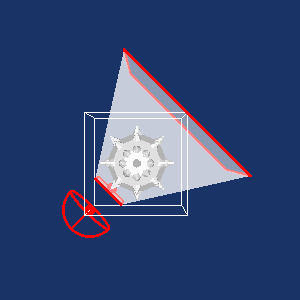

This chart was generated by the following Python code:
#!/usr/bin/env python
# Demonstrate vtkImplicitFrustumWidget clipping a mace geometry.

import vtkmodules.vtkInteractionStyle  # noqa: F401
import vtkmodules.vtkRenderingFreeType  # noqa: F401
import vtkmodules.vtkRenderingOpenGL2  # noqa: F401

from vtkmodules.vtkCommonDataModel import vtkFrustum
from vtkmodules.vtkFiltersCore import vtkAppendPolyData, vtkClipPolyData, vtkGlyph3D
from vtkmodules.vtkFiltersSources import vtkConeSource, vtkSphereSource
from vtkmodules.vtkInteractionWidgets import (
    vtkImplicitFrustumRepresentation,
    vtkImplicitFrustumWidget,
)
from vtkmodules.vtkRenderingCore import (
    vtkActor,
    vtkPolyDataMapper,
    vtkRenderWindow,
    vtkRenderWindowInteractor,
    vtkRenderer,
)

# Sources
sphere = vtkSphereSource()
cone_source = vtkConeSource()

# Filters
glyph = vtkGlyph3D()
glyph.SetInputConnection(sphere.GetOutputPort())
glyph.SetSourceConnection(cone_source.GetOutputPort())
glyph.SetVectorModeToUseNormal()
glyph.SetScaleModeToScaleByVector()
glyph.SetScaleFactor(0.25)
glyph.Update()

append_filter = vtkAppendPolyData()
append_filter.AddInputConnection(glyph.GetOutputPort())
append_filter.AddInputConnection(sphere.GetOutputPort())

frustum = vtkFrustum()

clipper = vtkClipPolyData()
clipper.SetInputConnection(append_filter.GetOutputPort())
clipper.SetClipFunction(frustum)
clipper.InsideOutOn()

# Mapper + Actor: mace
mace_mapper = vtkPolyDataMapper()
mace_mapper.SetInputConnection(append_filter.GetOutputPort())

mace_actor = vtkActor()
mace_actor.SetMapper(mace_mapper)
mace_actor.VisibilityOn()

# Mapper + Actor: clipped selection
select_mapper = vtkPolyDataMapper()
select_mapper.SetInputConnection(clipper.GetOutputPort())

select_actor = vtkActor()
select_actor.SetMapper(select_mapper)
select_actor.GetProperty().SetColor(0, 1, 0)
select_actor.VisibilityOff()
select_actor.SetScale(1.01, 1.01, 1.01)

# Renderer
renderer = vtkRenderer()
renderer.AddActor(mace_actor)
renderer.AddActor(select_actor)
renderer.SetBackground(0.1, 0.2, 0.4)

# Render window
render_window = vtkRenderWindow()
render_window.AddRenderer(renderer)
render_window.SetWindowName("implicit frustum widget")
render_window.SetMultiSamples(0)
render_window.SetSize(300, 300)

# Interactor
interactor = vtkRenderWindowInteractor()
interactor.SetRenderWindow(render_window)


# Callback updates the frustum implicit function on interaction
def frustum_callback(caller, event_string):
    widget_rep = caller.GetRepresentation()
    widget_rep.GetFrustum(frustum)
    select_actor.VisibilityOn()


# Widget
frustum_rep = vtkImplicitFrustumRepresentation()
frustum_rep.SetPlaceFactor(1.25)
frustum_rep.PlaceWidget(glyph.GetOutput().GetBounds())
frustum_rep.SetOrigin(-0.8, -0.8, 0)
frustum_rep.SetOrientation(0, 0, -45)

frustum_widget = vtkImplicitFrustumWidget()
frustum_widget.SetInteractor(interactor)
frustum_widget.SetRepresentation(frustum_rep)
frustum_widget.AddObserver("InteractionEvent", frustum_callback)
frustum_widget.SetEnabled(True)

# Scene
renderer.ResetCamera()

interactor.Initialize()
interactor.Start()
